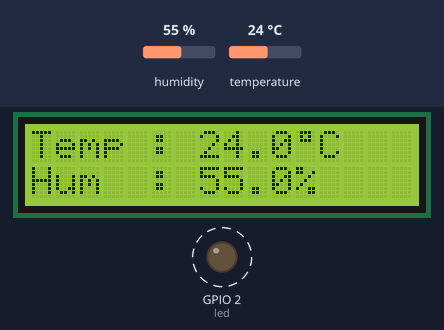
The sketch below on a simulated ESP8266 (NodeMCU). On the bench: 16×2 character LCD, output pins drawn as LEDs (lit = HIGH). Dashed ring = blinking. The inputs (shaded band) are chosen by the test bench; at power-on: humidity 55 %, temperature 24 °C. WiFi joins after 1.5 s; servers stay silent unless stated; what the sketch prints to the serial monitor is not drawn.

Above: at 5.6 s.
5.7 s: humidity set to 22 %
At 6.8 s:
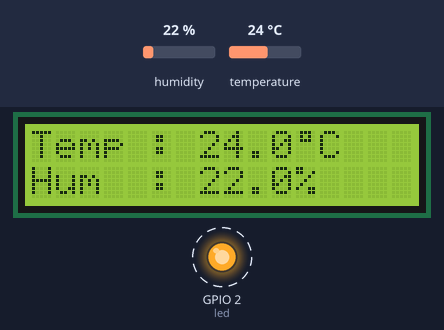
9.9 s: temperature set to 12 °C
At 10.8 s:
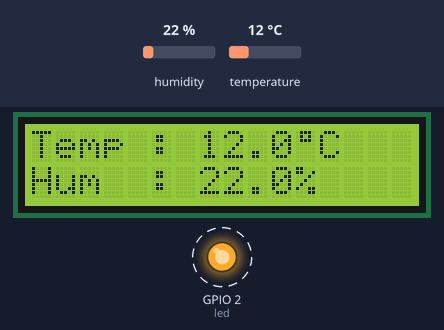
12.5 s: humidity set to 40 %
At 14.8 s:
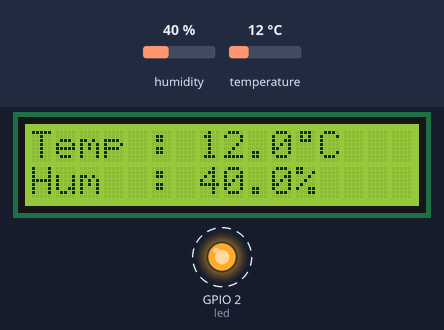
15.5 s: temperature set to 19 °C
At 16.8 s:
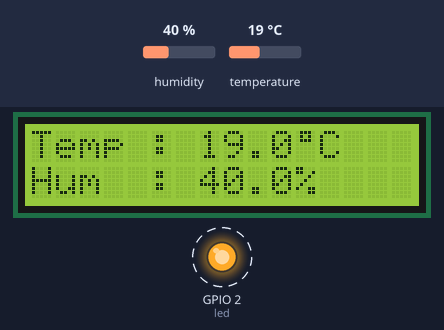
Timing chart, 0 to 19.5 s (numbered marks = the images above; inputs shaded):
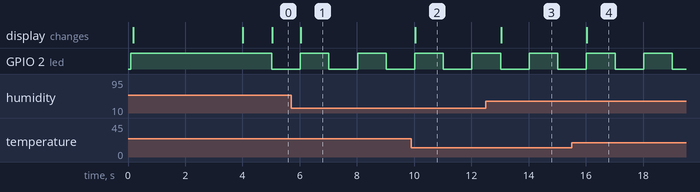

Measured:
- after the input at 5.7 s, the display: changes after 0.34 s (image 1)
- after the input at 9.9 s, the display: changes after 0.14 s (image 2)
- after the input at 12.5 s, the display: changes after 0.54 s (image 3)
- after the input at 15.5 s, the display: changes after 0.54 s (image 4)
- by itself, GPIO 2 (led): alternates HIGH for 1.0 s and LOW for 1.0 s

The sketch:

ESP8266.ino
```cpp
#define BLYNK_TEMPLATE_ID "TMPLovCAmgAo"
#define BLYNK_TEMPLATE_NAME "DHT11"

#define BLYNK_PRINT Serial
#include <ESP8266WiFi.h>
#include <BlynkSimpleEsp8266.h>
#include <DHTesp.h> // Sử dụng thư viện DHTesp cho ESP8266

char auth[] = "-jmZSzcnuD5nTb3L-4N9H9CMG22z9l1d";
char ssid[] = "Hihi";
char pass[] = "12345678";

#define DHTPIN 16 // Chọn chân GPIO dùng để kết nối với cảm biến DHT11
DHTesp dht; // Sử dụng thư viện DHTesp cho ESP8266

#include <Wire.h>
#include <LiquidCrystal_I2C.h>

LiquidCrystal_I2C lcd(0x27, 16, 2);
byte degree[8] = {0B01110, 0B01010, 0B01110, 0B00000,
                  0B00000, 0B00000, 0B00000, 0B00000};
float temp;
float hum;
int led = 2;

WidgetLED ledconnect(V0);
BlynkTimer timer;

void setup()
{
  Serial.begin(115200);
  delay(100);
  pinMode(led, OUTPUT);
  digitalWrite(led, HIGH);

  lcd.init();
  lcd.clear();
  lcd.backlight();
  lcd.createChar(0, degree);
  lcd.setCursor(3, 0);
  lcd.print("Welcome to");
  lcd.setCursor(2, 1);
  lcd.print("Do an 2");
  delay(2000);

  Serial.println("DHT11 test");

  dht.setup(DHTPIN, DHTesp::DHT11); // Khởi tạo cảm biến DHT11

  WiFi.mode(WIFI_STA);
  WiFi.begin(ssid, pass);
  int n = 0;
  while (WiFi.status() != WL_CONNECTED)
  {
    delay(500);
    Serial.print(".");
    if (n > 20)
    {
      break;
    }
    n++;
  }
  if (WiFi.isConnected())
  {
    Serial.println("Wifi is connected!");
    Blynk.config(auth, "blynk.cloud", 80);
    Blynk.connect();
  }
  lcd.clear();
  lcd.setCursor(0, 0);
  lcd.print("Temp :");
  lcd.setCursor(0, 1);
  lcd.print("Hum  :");
  timer.setInterval(1000L, blinkLedWidget);
}

void loop()
{
  if (WiFi.isConnected())
  {
    Blynk.run();
  }
  timer.run();
}

void blinkLedWidget()
{
  float t = dht.getTemperature();
  float h = dht.getHumidity();
  if (!isnan(t))
  { // check if 'is not a number'
    Serial.print("Temp *C = ");
    Serial.print(t);
    Serial.print("\t\t");
    temp = t;
  }
  else
  {
    Serial.println("Failed to read temperature");
  }
  if (!isnan(h))
  { // check if 'is not a number'
    Serial.print("Hum. % = ");
    Serial.println(h);
    hum = h;
  }
  else
  {
    Serial.println("Failed to read humidity");
  }

  if (Blynk.connected())
  {
    if (ledconnect.getValue())
    {
      ledconnect.off();
      digitalWrite(led, HIGH);
    }
    else
    {
      ledconnect.on();
      digitalWrite(led, LOW);
    }
    Blynk.virtualWrite(V1, temp);
    Blynk.virtualWrite(V2, hum);
  }

  lcd.setCursor(7, 0);
  lcd.print(String(temp, 1));
  lcd.write(0);
  lcd.print("C  ");
  lcd.setCursor(7, 1);
  lcd.print(String(hum, 1));
  lcd.print("%  ");
}
```
